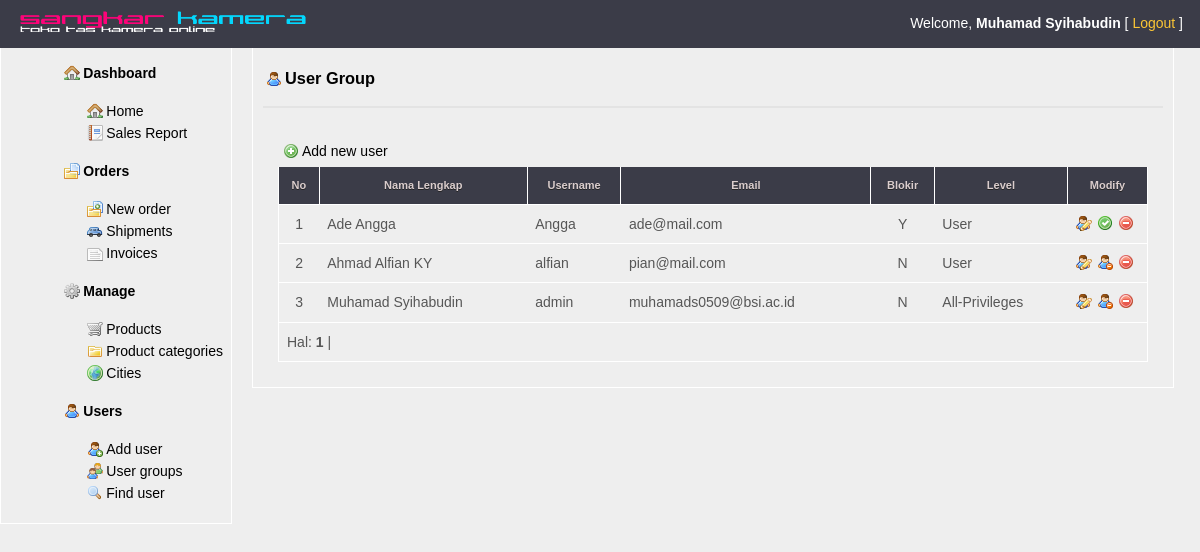
Page /admin/admin.php?p=user_l (signed in) on the committed database.
### tables this page shows
CREATE TABLE IF NOT EXISTS `user` (
  `id` int(3) NOT NULL AUTO_INCREMENT,
  `namalengkap` varchar(50) NOT NULL,
  `username` varchar(20) NOT NULL,
  `password` varchar(20) NOT NULL,
  `email` varchar(50) NOT NULL,
  `blokir` enum('N','Y') NOT NULL,
  `level` varchar(15) NOT NULL,
  `keyword` varchar(16) NOT NULL DEFAULT 'Copyright-syihab',
  PRIMARY KEY (`id`)
);

### admin/modul/user_l.php (the view, shortened to what this page needs)
<h3> <a href="#" class="user"> User Group </a></h3><hr>
<ul>
    <li><p><a class="add" href="admin.php?p=user">Add new user</a></p></li>
</ul>
<?php
    include_once("lib/class_paging.php");
    $p = new Paging;
    $batas = 10;
    $posisi = $p->cariPosisi($batas);
    $tabel = "user";
    $query="SELECT * FROM $tabel ORDER BY id DESC LIMIT $posisi,$batas";
    $hasil=mysql_query($query);
    $i = $posisi+1;
    ?>
    <table>
        <thead>
        <tr>
            <th scope=col>No</th>
            <th scope=col>Nama Lengkap</th>
            <th scope=col>Username</th>
            <th scope=col>Email</th>
            <th scope=col>Blokir</th>
            <th scope=col>Level</th>
            <th scope=col style="width: 65px;">Modify</th>
        </tr>
        </thead>
        <tbody>
    <?php
    while ($data=mysql_fetch_array($hasil))
        {
    ?>
        <tr>
            <td align=center><?php echo $i;?></td>
            <td><?php echo $data['namalengkap'];?></td>
            <td><?php echo $data['username'];?></td>
            <td><?php echo $data['email'];?></td>
            <td align="center"><?php echo $data['blokir'];?></td>
            <td><?php echo $data['level'];?></td>
            <td>
                <a href="admin.php?p=user_e&id=<?php echo $data[id];?>" class="table-icon user_edit" title="Edit"></a>
                <?php
                if ($data['blokir'] == 'N') {
                    echo "<a href=\"admin.php?p=user_n&id=$data[id]\" name=\"blokir\" class=\"table-icon user_delete\" title=\"Blokir\"></a>";
                } else if ($data['blokir'] == 'Y') {
                    echo "<a href=\"admin.php?p=user_y&id=$data[id]\" name=\"blokir\" class=\"table-icon unblokir\" title=\"Unblokir\"></a>";
                }
                ?>
                <a href="admin.php?p=delete&id=<?php echo $data[id];?>&tabel=<?php echo $tabel;?>" onClick="return confirm('Anda yakin ingin menghapus user: <?php echo $data[namalengkap];?> ?')" class="table-icon delete" title="Delete"></a>
            </td>
        </tr>
        <?php
        $i++;
        } ?>
        <tr align="left">
            <td colspan="9" align="left">
                <?php
                $jmldata = mysql_num_rows(mysql_query("SELECT * FROM $tabel"));
                $jmlhalaman = $p->jumlahHalaman($jmldata, $batas);
                $linkHalaman = $p->navHalaman($_GET[halaman], $jmlhalaman);
                echo "Hal: $linkHalaman";
                ?>
            </td>
        </tr>
        </tbody>

### css/style-admin.css (style rules this page uses)
body { font-family: Arial, Helvetica, sans-serif; font-size: .875em; line-height: 1.6em; color: #666; background-color: #eee; margin: 0px; }
hr { border: 1px solid #e3e3e3; }
#content p a,#content p a:visited { padding-left:19px; text-decoration:none; margin:0 3px; display:block; color: #000; }
#content h3 a,#content h3 a:visited { padding-left:19px; text-decoration:none; margin:0 3px; display:block; color: #000; }
#content ul { line-height:20px; margin-left:-30px; }
#content li { display:inline; padding:5px; height:20px; float: left; }
#content ul li { display: inline; line-height: 20px; }
#content ul li a { padding-left:19px; margin:-5px 5px; display:inline-block; }
table { border-collapse: collapse; margin: 15px; width: 870px; }
table th { background-color: #3b3c48; color: #DACDCD; border-left: 1px solid #ffffff; border-right: 1px solid #ffffff; font-size: 11px; font-weight: bold; padding: 7px; text-shadow: 0px 1px #242424; }
table tr { border-left: 1px solid #ffffff; border-right: 1px solid #ffffff; }
table td { border-bottom: 1px solid #ffffff; border-top: 1px solid #ffffff; color: #565656; padding: 8px; }
.table-icon { padding: 1px 8px; margin-right: 5px; }
.delete.table-icon { background: url(../img/i_delete.png) no-repeat; }
.user_edit.table-icon { background: url(../img/icons/user_edit.png) no-repeat; }
.user_delete.table-icon { background: url(../img/icons/user_delete.png) no-repeat; }
.unblokir.table-icon { background: url(../img/i_ok.png) no-repeat; }
.user { background:transparent url(../img/icons/user.png) no-repeat left; }
.add { background:transparent url(../img/icons/add.png) no-repeat left; }

### rows in the picture
user: namalengkap "Ade Angga", username "Angga", email "ade@mail.com", blokir "Y", level "User"
user: namalengkap "Ahmad Alfian KY", username "alfian", email "pian@mail.com", blokir "N", level "User"
user: namalengkap "Muhamad Syihabudin", username "admin", email "muhamads0509@bsi.ac.id", blokir "N", level "All-Privileges"

### other values in the picture
$_SESSION[nama_lengkap] "Muhamad Syihabudin"
